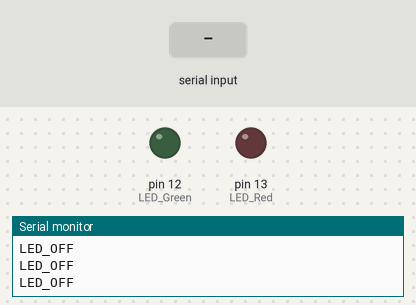
A sketch run on a simulated Arduino Uno, built with avr-gcc and run on an emulated ATmega328P. On the bench: output pins drawn as LEDs (lit = HIGH), the last lines printed to the serial monitor. The test bench sets the inputs (shaded band).

Above: at 1.2 s.
1.3 s: "R" received over the second serial link
At 2.0 s:
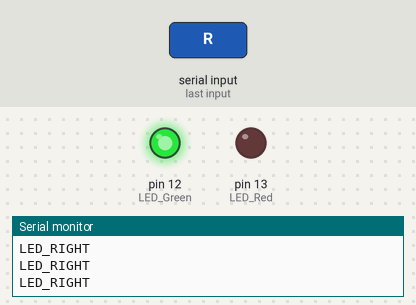
2.8 s: "L" received over the second serial link
At 4.0 s:
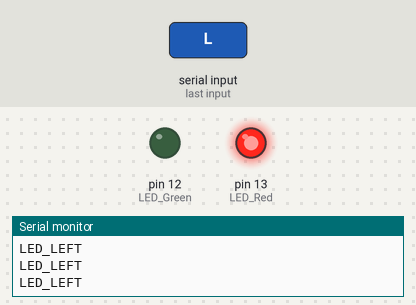
4.3 s: "T" received over the second serial link
At 5.2 s:
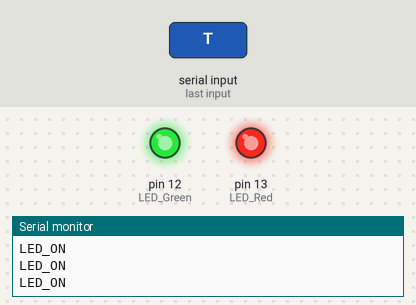
Timing chart, 0 to 7.3 s (numbered marks = the images above; inputs shaded):
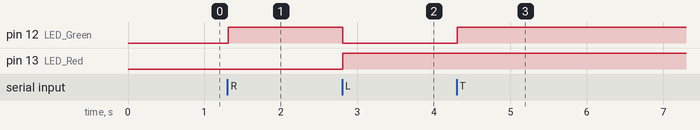

The sketch:

sketch_nov09a.ino
```cpp
#include <SoftwareSerial.h>
#define BTtx 2
#define BTrx 3
#define LED_Red 13
#define LED_Green 12
SoftwareSerial BT(BTtx,BTrx);
char data = 'F';

void setup()
{
  BT.begin(9600);
  Serial.begin(9600);
  pinMode(LED_Red, OUTPUT);
  pinMode(LED_Green, OUTPUT);
}

void loop()
{
  if(BT.available()>0)
  {
    data = BT.read();
  }
  if(data == 'F')
  {
    digitalWrite(LED_Red, LOW);
    digitalWrite(LED_Green, LOW);
    Serial.println("LED_OFF");
  }
  else if(data == 'R')
  {
    digitalWrite(LED_Red, LOW);
    digitalWrite(LED_Green, HIGH);
    Serial.println("LED_RIGHT");
  }
  else if(data == 'L')
  {
    digitalWrite(LED_Red, HIGH);
    digitalWrite(LED_Green, LOW);
    Serial.println("LED_LEFT");
  }
  else if(data == 'T')
  {
    digitalWrite(LED_Red, HIGH);
    digitalWrite(LED_Green, HIGH);
    Serial.println("LED_ON");
  }
}
```

Measured:
- after the input at 1.3 s, pin 12 (LED_Green): LOW → HIGH at once
- after the input at 2.8 s, pin 12 (LED_Green): HIGH → LOW at once; pin 13 (LED_Red): LOW → HIGH at once
- after the input at 4.3 s, pin 12 (LED_Green): LOW → HIGH at once
